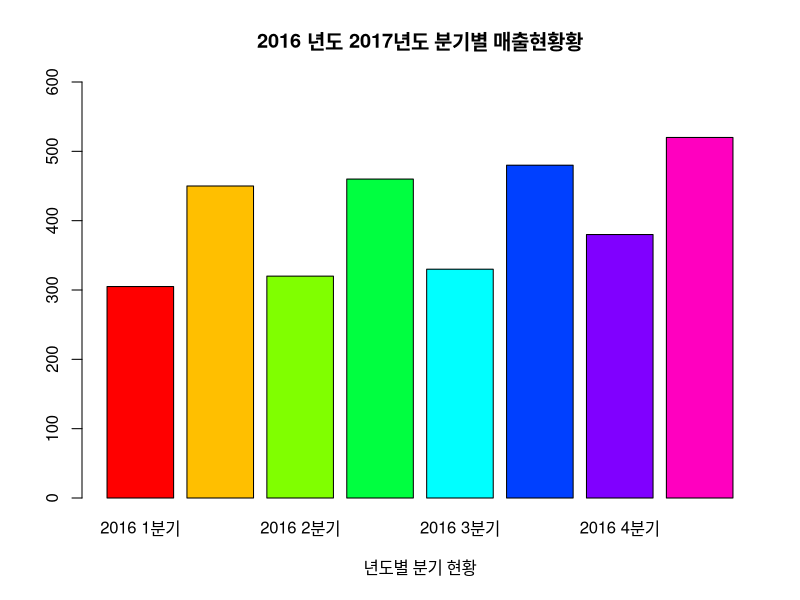
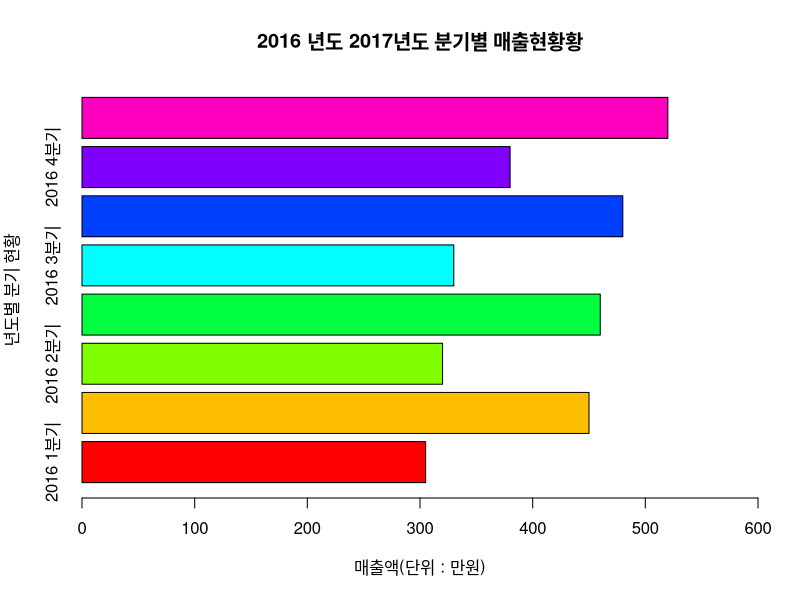
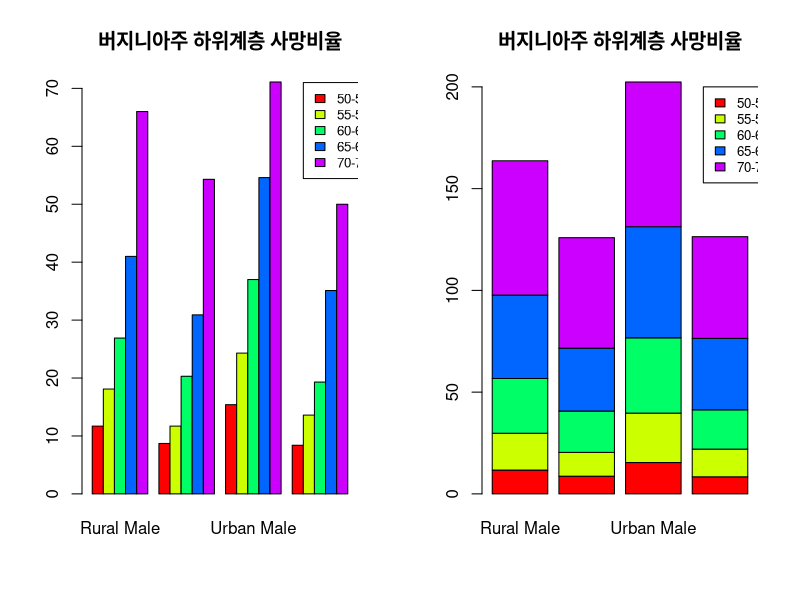
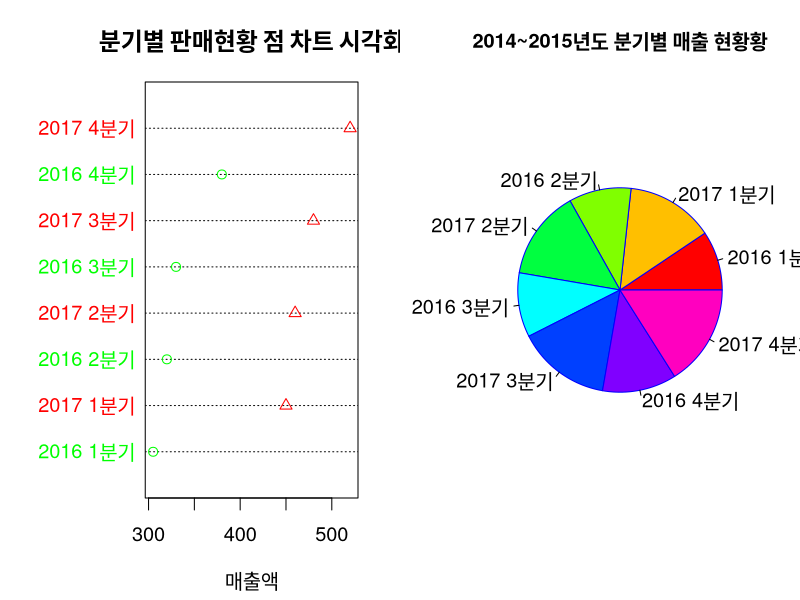
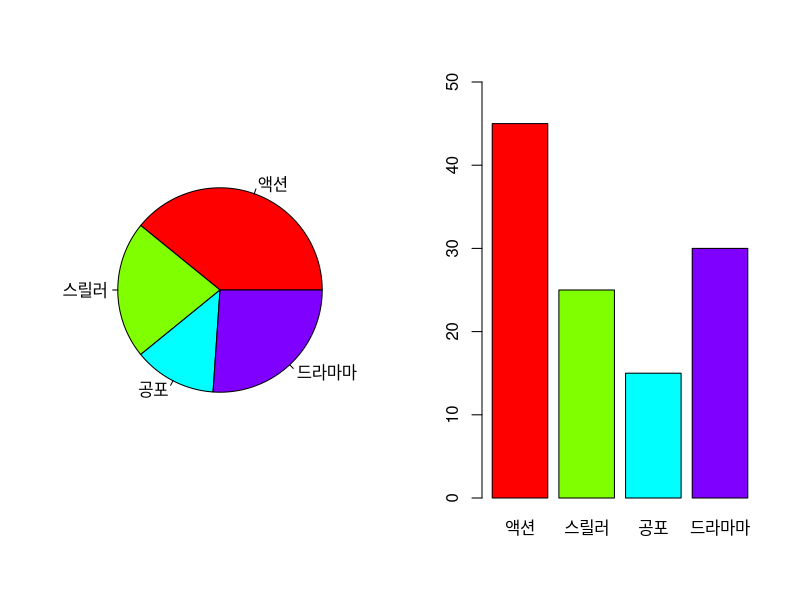
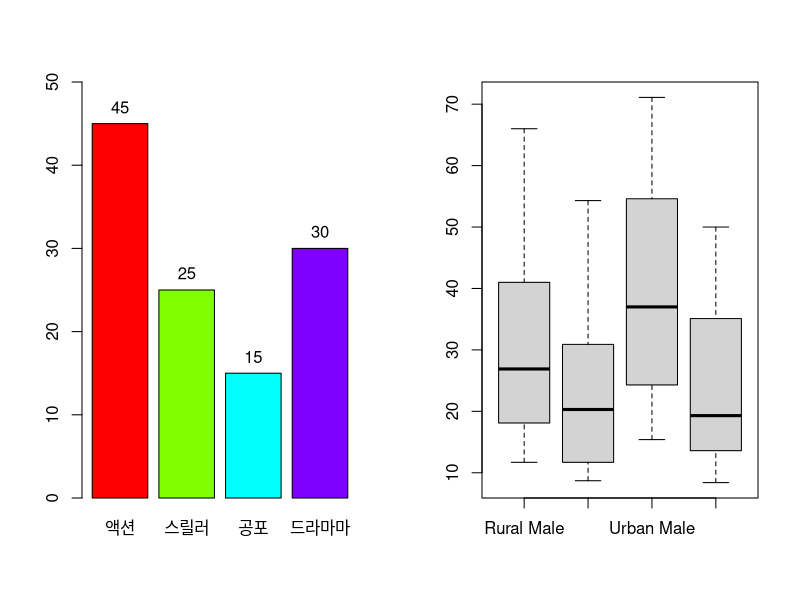
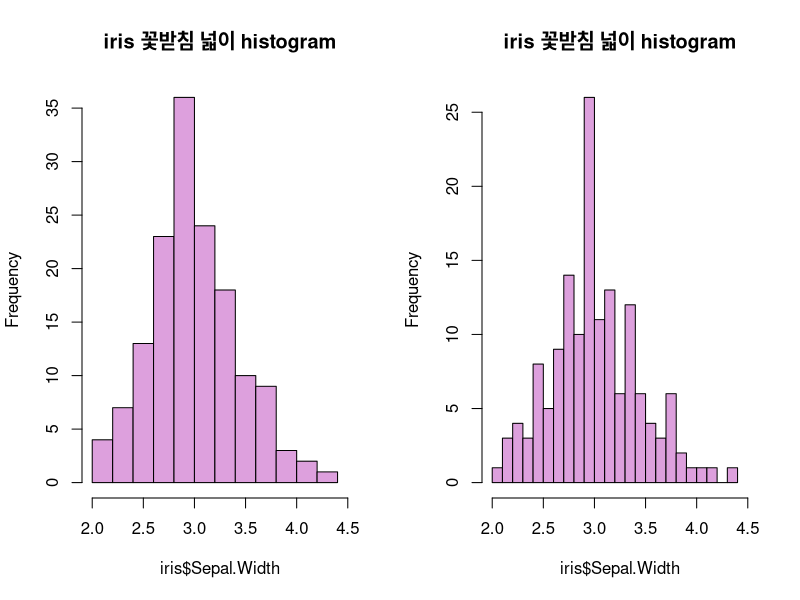
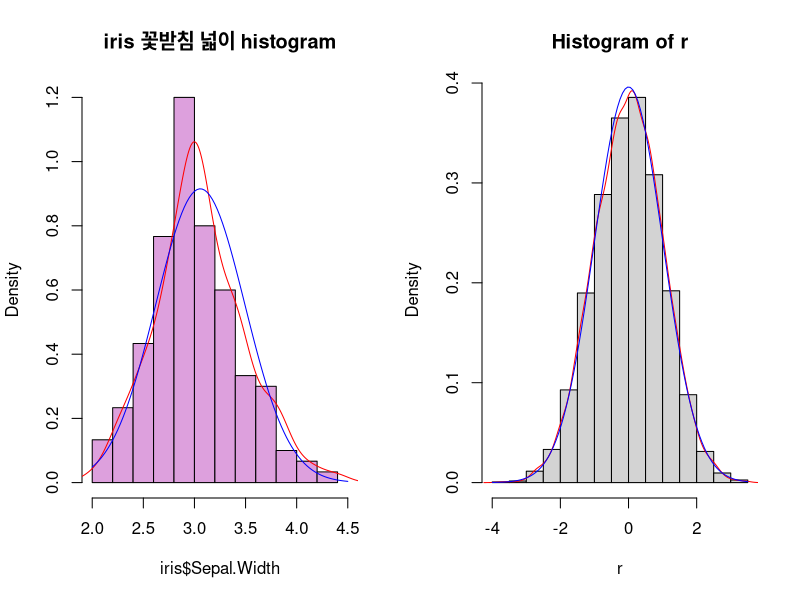

The R script that drew these images, in order: (Note: this script raises an error after producing the figures.)
# chap05_DataVisualization

# 이산형 변수와 연속형 변수 시각화

# 1. 이산형 변수 시각화
#   - 이산형 변수 : 정수 단위로 나누어지는 변수(자녀수, 판매수)

# 차트 데이터 생성
chart_data <- c(305,450, 320, 460, 330, 480, 380, 520) 
names(chart_data) <- c("2016 1분기","2017 1분기","2016 2분기","2017 2분기","2016 3분기","2017 3분기","2016 4분기","2017 4분기")
str(chart_data)
chart_data

# 1) 막대 그래프 시각화

#   (1) 세로막대 그래프
help("barplot")
barplot(chart_data, ylim = c(0, 600),
        col = rainbow(8), 
        xlab = "년도별 분기 현황",
        main = "2016 년도 2017년도 분기별 매출현황황")

#   (2) 가로막대 그래프
barplot(chart_data, xlim = c(0, 600),
        horiz = TRUE,  # 그래프를 가로로 그림
        col = rainbow(8), xlab = "매출액(단위 : 만원)",
        ylab = "년도별 분기 현황",
        main = "2016 년도 2017년도 분기별 매출현황황")

# 1행 2열 차트 보기
par(mfrow =  c(1, 2))
VADeaths
row_names <- row.names(VADeaths)

# 개별 막대 차트트
barplot(VADeaths, beside = TRUE, col = rainbow(5),  # beside = T : 개별형
        main = "버지니아주 하위계층 사망비율")

legend(x = 20, y = 71,  # x : 우측 하단, y : 좌측상단
       legend = row_names,cex = 0.8, fill = rainbow(5) )


# 누적 막대 차트트
barplot(VADeaths, beside = F, col = rainbow(5),  # beside = F : 누적형
        main = '버지니아주 하위계층 사망비율')

legend(x = 4, y = 200,  # x : 우측 하단, y : 좌측상단
       legend = row_names,cex = 0.8, fill = rainbow(5) )



# 2) 점 그래프
chart_data
dotchart(chart_data, color=c("green","red"), lcolor="black",
         pch=1:2, labels=names(chart_data), xlab="매출액",
         main="분기별 판매현황 점 차트 시각화", cex=1.2)


# 3) 파이 그래프 : 비율(점유율) 시각화에 유용
pie(chart_data, labels = names(chart_data), border = 'blue',
    col = rainbow(8), cex = 1.2)
title("2014~2015년도 분기별 매출 현황황")  # 직전에 그린 차트의 제목 추가

#  파이 그래프 주의사항 : 중복 응답 반영 불가(비율만 제공)
genre <- c(45, 25, 15, 30)  # 100명을 설문조사
names(genre) <- c("액션", "스릴러", "공포", "드라마마")
genre
sum(genre)  # 115(15명 중복)

rate =  round(45 / sum(genre)*100, 2)  # 39.13
lables = paste(names(genre), '\n',rate)  # 문자열 결함

pie(genre, lable = lables, col = rainbow(4))  # 비율 적용
barplot(genre, ylim = c(0,50), col=rainbow(4))  # 실제값 적용

# 실제값 적용
bp <- barplot(genre, ylim = c(0, 50), col = rainbow(4))
text(x = bp, y = genre + 2, labels = genre, col="black")  # text 반영영



# 2. 연속형 변수 시각화
#   - 연속형 변수 : 주어진 범위 안의 모든 연속되 값을 갖는 변수(실수형)

# 1) Box plot
#   - 요약 통계 정보를 시각화 하는 도구
VADeaths
summary(VADeaths)  # 요약통계

boxplot(VADeaths, range = 0)  # 상자 그래프


# 2) histogram
#   - 계급과 빈도수에 따른 
data(iris)
names(iris)
str(iris)
head(iris)
# 'data.frame':	150 obs. of  5 variables:
# $ Sepal.Length(꽃받침 길이): num  5.1 4.9 4.7 4.6 5 5.4 4.6 5 4.4 4.9 ...연속형
# $ Sepal.Width(꽃받침 넓이) : num  3.5 3 3.2 3.1 3.6 3.9 3.4 3.4 2.9 3.1 ...연속형
# $ Petal.Length(꽃잎 길이) : num  1.4 1.4 1.3 1.5 1.4 1.7 1.4 1.5 1.4 1.5 ...연속형
# $ Petal.Width(꽃잎 넓이) : num  0.2 0.2 0.2 0.2 0.2 0.4 0.3 0.2 0.2 0.1 ...연속형
# $ Species(종)     : Factor w/ 3 levels "setosa","versicolor"

table(iris$Species)
# setosa versicolor virginica 
#   50      50          50 

summary(iris$Sepal.Length)  # 꽃받침 길이
summary(iris$Sepal.Width)  # 꽃의 넓이

#    (1) 일반 히스토 그램
hist(iris$Sepal.Width, 
     col="plum",  # 색상
     main="iris 꽃받침 넓이 histogram",  # main 제목(차트 제목)
     xlab="iris$Sepal.Width",  # x축 이름
     xlim=c(2.0, 4.5))  # x축 범위

#    (2) 계급수 조정
hist(iris$Sepal.Width, xlab="iris$Sepal.Width",
     col="plum", breaks = 30,  # 막대 개수 지정
     main="iris 꽃받침 넓이 histogram", xlim=c(2.0, 4.5))

#    (3) 확률 밀도 함수(PDF) : 확률 변수 x의 크기를 나타낸 값(추정)
#       step1 : 밀도 단위 변경
hist(iris$Sepal.Width, xlab="iris$Sepal.Width",
     col="plum", freq = FALSE,
     main="iris 꽃받침 넓이 histogram", xlim=c(2.0, 4.5))

#       step2 : 밀도 단위 변경
lines(density(iris$Sepal.Width), col="red")


#    (4) 정규분포 곡선 : dnorm(정규분포 추정 --> 곡선추가 )
x <- seq(2.0, 4.5, 0.1)  # 2.0~4.5까지 0.1 간격으로 
curve(dnorm(x, mean=mean(iris$Sepal.Width), sd=sd(iris$Sepal.Width)),
      col="blue", add = T)

# 정규분포 예
r <- rnorm(10000)  # mean = 0, sd =1
hist(r, freq = FALSE)
lines(density(r), col = "red")  # 확률 밀도 함수  -> 곡선

range(r)  # -4.017952  3.680873
x <- seq(-4.017952, 3.680873, 0.1 )
curve(dnorm(x, mean=mean(r), sd=sd(r)), 
      col="blue", add = T)  # 정규 분포 추정 -> 곡선


# 3) Scatter plot: (x, y)
price<- runif(10, min=1, max=100) # 1~100사이 10개 난수 발생
price #price <-c(1:10)
plot(price)  # x= index

# 2행 2열 차트
par(mfrow=c(2,2)) 
plot(price, type="l") # 유형 : 실선
plot(price, type="o") # 유형 : 원형과 실선(원형 통과)
plot(price, type="h") # 직선
plot(price, type="s") # 꺾은선(계단형)


# pch : 연결점 문자타입-> plotting characher-번호(1~30)
plot(price, type="o", pch=5) # 빈 사각형
plot(price, type="o", pch=15)# 채워진 마름모
plot(price, type="o", pch=20, col="blue") #color 지정
plot(price, type="o", pch=20, col="orange", cex=1.5) #character expension(확대)
plot(price, type="o", pch=20, col="plum", cex=2.0, lwd=3) #lwd : line width


# 만능차트 : 사용가능한 plot list
methods(plot)

# (예시) 시계열 데이터  -> 추세선 그래프
WWWusage
plot(WWWusage)

# plot 2개 겹치기
plot(iris$Sepal.Length, type="o", ann=FALSE, col="blue")  # ann=FALSE : 축 이름 제외 
par(new = T)   # 그래프 겹치기
plot(iris$Sepal.Length,type = "o", col="red",
     ann = FALSE, axes = FALSE)  # 축 눈금 제외

title("iris의 꽃받침 길이와 꽃잎의 길이 비교")
legend(x = 0, y = 7, legend = c("꽃받침 길이", "꽃잎의 길이"),
       lty = 1, col = c("blue", "red"))

# plot 2개 겹치기 
plot(iris$Sepal.Length, type="o", ann=FALSE, col="blue")


# ann=FALSE : 축 이름 제외 
par(new = T) # 그래프 겹치기 
plot(iris$Petal.Length, type="o", axes = FALSE,
     ann=FALSE, col="red")
# axes = FALSE : 축 눈금 제외 
title("iris의 꽃받침 길이와 꽃잎의 길이 비교")
# 범례추가 
legend(x=0, y=7, legend = c("꽃받침 길이", "꽃잎의 길이"),
       lty=1, col=c("blue", "red"))

# 4) Scatter Matrix: (x, y) : 변수 비교
pairs(iris[, 1:4])  # 변수 4개 이용


# 5) 차트 파일 저장
setwd("C:/") # 폴더 지정

jpeg("iris.jpg", width=720, height=480) # 픽셀 지정 가능
plot(iris$Sepal.Length, iris$Petal.Length, col=iris$Species)
title(main="iris 데이터 테이블 산포도 차트")
dev.off() # 장치 종료
...
